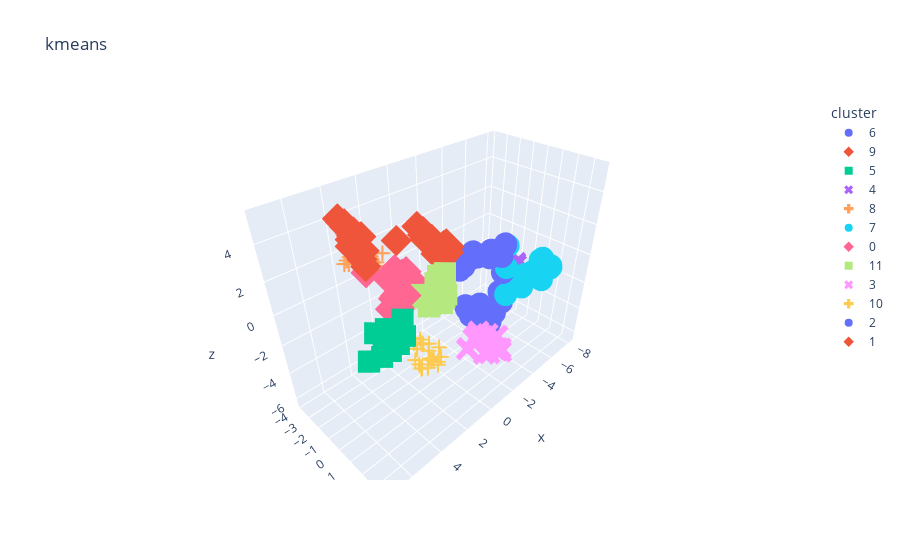

The notebook cell saved with this chart:
### Code cell
plot_datapoints(xx_scaled, aa.named_steps['kmeans'].labels_, n_components=3, title='kmeans', hover_name=point_namess)

### Figure 1 — Plotly figure (JSON) as saved in the notebook; plotly's stock layout.template omitted (floating-point values rounded to 4 significant figures)
{"data": [{"hovertemplate": "<b>%{hovertext}</b><br><br>cluster=6<br>x=%{x}<br>y=%{y}<br>z=%{z}<extra></extra>", "hovertext": ["Male 19 15 39", "Male 21 15 81", "Male 22 20 79", "Male 20 21 66", "Male 35 24 35", "Male 25 24 73", "Male 31 25 73", "Male 29 28 82", "Male 35 28 61", "Male 18 33 92", "Male 24 38 92", "Male 33 42 60", "Male 19 46 55", "Male 18 48 59", "Male 19 48 59", "Male 26 54 54", "Male 38 54 55", "Male 18 59 41", "Male 24 60 52", "Male 20 61 49", "Male 26 62 55", "Male 19 64 46", "Male 27 67 56"], "legendgroup": "6", "marker": {"color": "#636efa", "symbol": "circle"}, "mode": "markers", "name": "6", "scene": "scene", "showlegend": true, "type": "scatter3d", "x": [-5.079, -4.656, -4.607, -4.626, -6.116, -4.68, -4.889, -4.657, -5.136, -4.211, -4.209, -4.668, -3.671, -3.552, -3.58, -3.679, -4.777, -3.189, -3.283, -3.136, -3.271, -3.058, -3.065], "y": [-1.649, -1.006, -0.9284, -1.24, -0.8838, -0.8203, -0.5088, -0.4656, -0.3918, -0.6714, -0.4337, -0.1926, -1.161, -1.116, -1.055, -0.5208, 0.3676, -1.256, -0.6172, -0.9676, -0.3183, -1.043, -0.08903], "z": [-4.757, -6.114, -6.002, -5.538, -3.859, -5.676, -5.513, -5.875, -4.846, -6.322, -6.226, -4.374, -4.482, -4.595, -4.584, -4.066, -3.378, -3.667, -3.926, -3.888, -3.938, -3.716, -3.874]}, {"hovertemplate": "<b>%{hovertext}</b><br><br>cluster=9<br>x=%{x}<br>y=%{y}<br>z=%{z}<extra></extra>", "hovertext": ["Female 20 16 6", "Female 31 17 40", "Female 35 18 6", "Female 58 20 15", "Female 35 21 35", "Female 46 25 5", "Female 54 28 14", "Female 45 28 32", "Female 40 29 31", "Female 49 33 14", "Female 42 34 17", "Female 36 37 26", "Female 49 39 28"], "legendgroup": "9", "marker": {"color": "#EF553B", "symbol": "diamond"}, "mode": "markers", "name": "9", "scene": "scene", "showlegend": true, "type": "scatter3d", "x": [5.189, 5.299, 5.09, 4.697, 5.164, 4.88, 4.71, 4.857, 4.937, 4.733, 4.816, 4.748, 4.473], "y": [0.6396, 0.8985, -0.02281, -1.79, 0.4778, -0.9823, -1.563, -0.8022, -0.2234, -1.232, -0.6376, 0.08765, -1.35], "z": [5.288, 4.049, 5.211, 5.046, 4.151, 5.161, 4.965, 4.129, 4.18, 4.861, 4.701, 4.228, 4.095]}, {"hovertemplate": "<b>%{hovertext}</b><br><br>cluster=5<br>x=%{x}<br>y=%{y}<br>z=%{z}<extra></extra>", "hovertext": ["Female 23 16 77", "Female 22 17 76", "Female 23 18 94", "Female 30 19 72", "Female 35 19 99", "Female 24 20 77", "Female 35 23 98", "Female 23 29 87", "Female 21 30 73", "Female 21 33 81", "Female 30 34 73", "Female 20 37 75", "Female 24 39 65"], "legendgroup": "5", "marker": {"color": "#00cc96", "symbol": "square"}, "mode": "markers", "name": "5", "scene": "scene", "showlegend": true, "type": "scatter3d", "x": [6.574, 6.48, 6.84, 6.506, 7.192, 6.454, 7.164, 6.361, 5.848, 5.98, 5.908, 5.605, 5.192], "y": [3.448, 3.515, 3.619, 2.828, 3.201, 3.315, 3.189, 3.552, 3.462, 3.595, 2.719, 3.538, 2.927], "z": [2.443, 2.484, 1.866, 2.375, 1.57, 2.333, 1.559, 1.816, 2.338, 1.962, 2.167, 2.117, 2.368]}, {"hovertemplate": "<b>%{hovertext}</b><br><br>cluster=4<br>x=%{x}<br>y=%{y}<br>z=%{z}<extra></extra>", "hovertext": ["Male 64 19 3", "Male 67 19 14", "Male 37 20 13", "Male 52 23 29", "Male 60 30 4", "Male 53 33 4"], "legendgroup": "4", "marker": {"color": "#ab63fa", "symbol": "x"}, "mode": "markers", "name": "4", "scene": "scene", "showlegend": true, "type": "scatter3d", "x": [-8.011, -8.058, -6.648, -7.164, -7.88, -7.643], "y": [-0.9633, -0.8332, -1.049, -0.5055, -0.9696, -1.015], "z": [-2.36, -2.299, -3.537, -2.817, -2.396, -2.54]}, {"hovertemplate": "<b>%{hovertext}</b><br><br>cluster=8<br>x=%{x}<br>y=%{y}<br>z=%{z}<extra></extra>", "hovertext": ["Female 65 38 35", "Female 50 40 55", "Female 49 42 52", "Female 50 43 45", "Female 51 44 50", "Female 67 47 52", "Female 54 47 59", "Female 68 48 48", "Female 47 49 42", "Female 60 50 49", "Female 60 50 56", "Female 45 54 53", "Female 49 54 42", "Female 46 54 44", "Female 55 57 58", "Female 50 58 46", "Female 68 59 55", "Female 47 60 47", "Female 49 62 48", "Female 66 63 50", "Female 63 65 43", "Female 49 65 59", "Female 51 67 43", "Female 50 67 57"], "legendgroup": "8", "marker": {"color": "#FFA15A", "symbol": "cross"}, "mode": "markers", "name": "8", "scene": "scene", "showlegend": true, "type": "scatter3d", "x": [3.691, 4.451, 4.366, 4.145, 4.111, 3.337, 3.978, 3.247, 3.81, 3.425, 3.539, 3.771, 3.335, 3.485, 3.335, 3.131, 2.919, 3.123, 2.955, 2.717, 2.494, 3.165, 2.434, 2.964], "y": [-3.474, -2.209, -1.951, -1.913, -2.197, -3.818, -2.736, -3.813, -1.381, -3.171, -3.331, -1.261, -1.638, -1.188, -2.747, -1.866, -3.869, -1.325, -1.695, -3.654, -3.274, -1.867, -1.856, -1.982], "z": [3.683, 2.417, 2.49, 3.012, 2.672, 3.027, 2.184, 3.157, 2.917, 2.855, 2.486, 1.914, 2.826, 2.553, 1.986, 2.426, 2.753, 2.12, 2.08, 2.752, 2.788, 1.409, 2.322, 1.509]}, {"hovertemplate": "<b>%{hovertext}</b><br><br>cluster=7<br>x=%{x}<br>y=%{y}<br>z=%{z}<extra></extra>", "hovertext": ["Male 48 39 36", "Male 59 43 60", "Male 47 43 41", "Male 69 44 46", "Male 53 46 46", "Male 70 46 56", "Male 63 48 51", "Male 70 49 55", "Male 59 54 47", "Male 40 54 48", "Male 57 54 51", "Male 67 54 41", "Male 48 54 46", "Male 48 60 49", "Male 48 61 42", "Male 67 62 59", "Male 49 62 56", "Male 54 63 46", "Male 68 63 43", "Male 66 63 48", "Male 65 63 52", "Male 59 71 11", "Male 48 77 36"], "legendgroup": "7", "marker": {"color": "#19d3f3", "symbol": "circle"}, "mode": "markers", "name": "7", "scene": "scene", "showlegend": true, "type": "scatter3d", "x": [-6.52, -7.181, -6.233, -7.926, -6.601, -7.895, -7.4, -7.843, -6.85, -5.148, -6.641, -7.561, -5.874, -5.638, -5.631, -7.329, -5.644, -6.107, -7.378, -7.187, -7.08, -5.776, -5.153], "y": [0.02847, 1.573, 0.249, 1.207, 0.7515, 1.701, 1.357, 1.704, 1.105, 0.3909, 1.301, 1.062, 0.6492, 0.8287, 0.5475, 1.973, 1.174, 1.003, 1.335, 1.495, 1.703, -0.2201, 0.256], "z": [-2.739, -2.219, -2.713, -1.5, -2.328, -1.522, -1.805, -1.404, -1.646, -2.955, -1.878, -1.147, -2.347, -2.167, -1.895, -1.236, -2.227, -1.581, -0.8157, -0.9716, -1.132, 0.1022, -0.9856]}, {"hovertemplate": "<b>%{hovertext}</b><br><br>cluster=0<br>x=%{x}<br>y=%{y}<br>z=%{z}<extra></extra>", "hovertext": ["Female 31 39 61", "Female 27 40 47", "Female 29 40 42", "Female 31 40 42", "Female 31 43 54", "Female 27 46 51", "Female 43 48 50", "Female 32 48 47", "Female 34 58 60", "Female 40 60 40", "Female 32 60 42", "Female 38 64 42", "Female 38 67 40", "Female 40 69 58"], "legendgroup": "0", "marker": {"color": "#FF6692", "symbol": "diamond"}, "mode": "markers", "name": "0", "scene": "scene", "showlegend": true, "type": "scatter3d", "x": [5.168, 4.53, 4.497, 4.546, 4.69, 4.28, 4.098, 4.159, 3.84, 3.017, 3.112, 2.869, 2.641, 3.239], "y": [2.155, 1.944, 1.538, 1.34, 1.783, 2.12, -0.9714, 1.376, 1.225, -0.1903, 1.146, 0.1617, 0.1858, -0.02157], "z": [2.468, 3.101, 3.298, 3.284, 2.565, 2.693, 2.334, 2.675, 1.394, 2.366, 2.441, 2.215, 2.252, 1.027]}, {"hovertemplate": "<b>%{hovertext}</b><br><br>cluster=11<br>x=%{x}<br>y=%{y}<br>z=%{z}<extra></extra>", "hovertext": ["Female 23 54 52", "Female 21 54 57", "Female 22 57 55", "Female 27 60 50", "Female 23 62 41", "Female 21 62 42", "Female 19 63 54", "Female 18 65 48", "Female 19 65 50", "Female 23 70 29", "Female 25 72 34", "Female 28 76 40"], "legendgroup": "11", "marker": {"color": "#B6E880", "symbol": "square"}, "mode": "markers", "name": "11", "scene": "scene", "showlegend": true, "type": "scatter3d", "x": [3.669, 3.783, 3.559, 3.34, 2.752, 2.736, 3.084, 2.745, 2.829, 1.957, 2.017, 1.982], "y": [2.611, 2.983, 2.811, 2.042, 2.319, 2.571, 3.067, 2.99, 2.948, 2.105, 1.965, 1.675], "z": [2.52, 2.3, 2.211, 2.205, 2.679, 2.691, 2.149, 2.405, 2.26, 2.741, 2.593, 2.4]}, {"hovertemplate": "<b>%{hovertext}</b><br><br>cluster=3<br>x=%{x}<br>y=%{y}<br>z=%{z}<extra></extra>", "hovertext": ["Male 39 69 91", "Male 40 71 95", "Male 38 71 75", "Male 39 71 75", "Male 32 73 73", "Male 32 75 93", "Male 28 77 97", "Male 34 78 90", "Male 39 78 88", "Male 32 87 63", "Male 28 87 75", "Male 36 87 92", "Male 27 88 69", "Male 35 93 90", "Male 30 99 97", "Male 28 101 68", "Male 32 126 74", "Male 30 137 83"], "legendgroup": "3", "marker": {"color": "#FF97FF", "symbol": "x"}, "mode": "markers", "name": "3", "scene": "scene", "showlegend": true, "type": "scatter3d", "x": [-2.677, -2.544, -2.906, -2.957, -2.592, -2.211, -1.949, -2.173, -2.369, -2.031, -1.807, -1.774, -1.814, -1.509, -1.197, -1.311, -0.455, -0.3106], "y": [2.203, 2.334, 1.625, 1.679, 1.191, 2.307, 2.503, 2.055, 1.995, 0.9328, 1.267, 2.065, 0.9903, 1.961, 2.115, 1.162, 1.524, 1.578], "z": [-4.776, -4.88, -4.29, -4.289, -4.211, -4.391, -4.308, -4.52, -4.78, -3.824, -4.044, -4.683, -3.931, -4.468, -4.303, -3.822, -3.75, -3.732]}, {"hovertemplate": "<b>%{hovertext}</b><br><br>cluster=10<br>x=%{x}<br>y=%{y}<br>z=%{z}<extra></extra>", "hovertext": ["Female 31 70 77", "Female 31 72 71", "Female 29 73 88", "Female 35 74 72", "Female 32 76 87", "Female 32 77 74", "Female 38 78 76", "Female 27 78 89", "Female 30 78 78", "Female 30 78 73", "Female 29 79 83", "Female 31 81 93", "Female 36 85 75", "Female 33 86 95", "Female 30 88 86", "Female 32 97 86", "Female 29 98 88", "Female 36 103 85", "Female 32 103 69", "Female 38 113 91", "Female 35 120 79"], "legendgroup": "10", "marker": {"color": "#FECB52", "symbol": "cross"}, "mode": "markers", "name": "10", "scene": "scene", "showlegend": true, "type": "scatter3d", "x": [3.73, 3.412, 3.9, 3.338, 3.74, 3.184, 3.26, 3.606, 3.189, 3.036, 3.303, 3.627, 2.853, 3.42, 2.945, 2.712, 2.676, 2.423, 2.035, 2.197, 1.923], "y": [2.007, 1.886, 2.307, 1.426, 1.843, 1.777, 1.224, 2.595, 2.217, 2.088, 2.422, 2.132, 1.441, 1.946, 2.303, 1.883, 2.318, 1.707, 1.743, 1.813, 1.767], "z": [-0.7844, -0.469, -1.479, -0.703, -1.615, -0.914, -1.183, -1.709, -1.116, -0.8388, -1.407, -2.076, -1.412, -2.327, -1.881, -2.274, -2.339, -2.469, -1.946, -2.818, -2.673]}, {"hovertemplate": "<b>%{hovertext}</b><br><br>cluster=2<br>x=%{x}<br>y=%{y}<br>z=%{z}<extra></extra>", "hovertext": ["Male 43 71 35", "Male 47 71 9", "Male 20 73 5", "Male 19 74 10", "Male 25 77 12", "Male 43 78 17", "Male 37 78 1", "Male 34 78 1", "Male 19 81 5", "Male 50 85 26", "Male 42 86 20", "Male 40 87 13", "Male 36 87 10", "Male 58 88 15", "Male 59 93 14", "Male 46 98 15", "Male 33 113 8", "Male 32 137 18"], "legendgroup": "2", "marker": {"color": "#636efa", "symbol": "circle"}, "mode": "markers", "name": "2", "scene": "scene", "showlegend": true, "type": "scatter3d", "x": [-4.979, -4.995, -3.143, -3.109, -3.301, -4.58, -4.036, -3.807, -3.112, -4.985, -4.356, -4.16, -3.855, -5.396, -5.36, -4.374, -3.241, -2.95], "y": [0.1269, -0.799, -1.743, -1.74, -1.58, -0.5991, -1.286, -1.365, -1.725, -0.02538, -0.4573, -0.7635, -0.997, -0.1342, -0.1172, -0.3914, -0.7297, -0.5627], "z": [-1.335, -0.2611, -1.075, -1.163, -0.9231, -0.4159, -0.3327, -0.4398, -1.007, -0.2453, -0.2542, -0.1236, -0.2221, 0.326, 0.4366, 0.2932, 0.4104, 0.6983]}, {"hovertemplate": "<b>%{hovertext}</b><br><br>cluster=1<br>x=%{x}<br>y=%{y}<br>z=%{z}<extra></extra>", "hovertext": ["Female 44 73 7", "Female 57 75 5", "Female 34 78 22", "Female 44 78 20", "Female 47 78 16", "Female 56 79 35", "Female 36 87 27", "Female 52 88 13", "Female 37 97 32", "Female 41 99 39", "Female 54 101 24", "Female 41 103 17", "Female 34 103 23", "Female 47 120 16", "Female 45 126 28"], "legendgroup": "1", "marker": {"color": "#EF553B", "symbol": "diamond"}, "mode": "markers", "name": "1", "scene": "scene", "showlegend": true, "type": "scatter3d", "x": [0.7072, 0.5124, 1.054, 0.7777, 0.6628, 1.434, 0.6572, 0.3124, 0.2468, 0.157, -0.1004, -0.1271, 0.01709, -0.6234, -0.6816], "y": [-0.6653, -1.353, 0.5964, -0.4757, -0.7738, -1.942, 0.4517, -1.039, 0.4002, 0.2692, -0.9328, -0.08121, 0.4196, -0.379, -0.2351], "z": [3.338, 3.301, 2.74, 3.005, 3.107, 2.62, 2.523, 2.96, 2.247, 2.052, 2.488, 2.445, 2.318, 2.229, 2.098]}], "layout": {"legend": {"title": {"text": "cluster"}, "tracegroupgap": 0}, "scene": {"domain": {"x": [0, 1], "y": [0, 1]}, "xaxis": {"title": {"text": "x"}}, "yaxis": {"title": {"text": "y"}}, "zaxis": {"title": {"text": "z"}}}, "title": {"text": "kmeans"}}}
